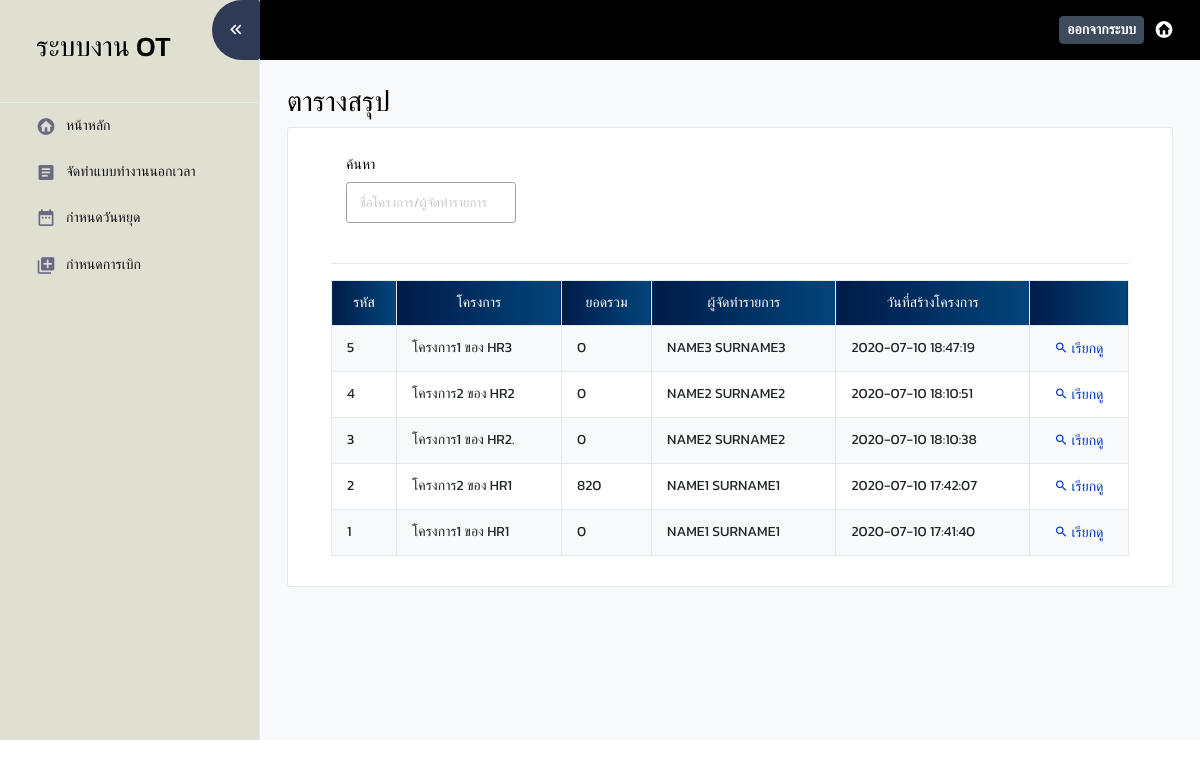
Screenshot of /php/pages/index.php (signed in) with the database file from the repository.
### tables this page shows
CREATE TABLE `ot_project` (
  `OT_ID` int(10) UNSIGNED NOT NULL,
  `OT_NAME` varchar(255) NOT NULL,
  `OT_DESC` longtext NOT NULL,
  `OT_TYPE` varchar(1) NOT NULL,
  `OT_OWNER` varchar(255) NOT NULL,
  `SIGNER` varchar(255) NOT NULL,
  `TOTAL_AMOUNT` int(10) UNSIGNED NOT NULL,
  `OT_STATUS` int(11) NOT NULL,
  `CREATE_BY` varchar(50) NOT NULL,
  `CREATE_DATE` datetime NOT NULL,
  `UPDATE_BY` varchar(50) NOT NULL,
  `UPDATE_DATE` datetime NOT NULL,
  `CREATE_ID` int(11) NOT NULL,
  `CREATE_USER_TEXT` varchar(255) NOT NULL,
  `FACULTY_ID` int(11) NOT NULL
);

### php/pages/index.php (the view, shortened to what this page needs)
<?php
    require_once '../config.php';
?>
<!DOCTYPE html>
<html lang="en">
<head>
    <link rel="stylesheet" href="../../assets/vendors/mdi/css/materialdesignicons.min.css">
    <link rel="stylesheet" href="../../assets/vendors/css/vendor.bundle.base.css">
    <link rel="stylesheet" href="../../assets/css/style.css" />
</head>
<body>
    <div class="container-scroller">
        <nav class="sidebar sidebar-offcanvas" id="sidebar">
            <ul class="nav">
                <li class="nav-item border-bottom">
                    <div class="nav-item-head">
                        <h3 href="#">ระบบงาน OT</h3>
                    </div>
                </li>
                <li class="nav-item">
                    <a class="nav-link" href="index.php">
                        <i class="mdi mdi-home-circle menu-icon"></i>
                        <span class="menu-title">หน้าหลัก</span>
                    </a>
                </li>
                <li class="nav-item">
                    <a class="nav-link" href="ot.php">
                        <i class="mdi mdi-file-document-box menu-icon"></i>
                        <span class="menu-title">จัดทำแบบทำงานนอกเวลา</span>
                    </a>
                </li>
                <li class="nav-item">
                    <a class="nav-link" href="holiday.php">
                        <i class="mdi mdi-calendar-range menu-icon"></i>
                        <span class="menu-title">กำหนดวันหยุด</span>
                    </a>
                </li>
                <li class="nav-item">
                    <a class="nav-link" href="ot_type.php">
                        <i class="mdi mdi-library-plus menu-icon"></i>
                        <span class="menu-title">กำหนดการเบิก</span>
                    </a>
                </li>
            </ul>
        </nav>
        <div class="container-fluid page-body-wrapper">
            <nav class="navbar default-layout-navbar col-lg-12 col-12 p-0 fixed-top d-flex flex-row">
                <div class="navbar-menu-wrapper d-flex align-items-stretch">
                    <button class="navbar-toggler navbar-toggler align-self-center" type="button"
                        data-toggle="minimize">
                        <span class="mdi mdi-chevron-double-left"></span>
                    </button>
                    <ul class="navbar-nav navbar-nav-right">
                        <li class="nav-item nav-logout d-none d-md-block">
                            <a href="index.php?logout='1'" class="btn btn-sm btn-dark">ออกจากระบบ</a>
                        </li>
                        <li class="nav-item nav-logout d-none d-lg-block">
                            <a class="nav-link" href="index.php">
                                <i class="mdi mdi-home-circle"></i>
                            </a>
                        </li>
                    </ul>
                </div>
            </nav>
            <div class="main-panel">
                <div class="content-wrapper">
                    <div class="page-header">
                        <h3 class="page-title">ตารางสรุป</h3>
                    </div>
                    <div class="row">
                        <div class="col-lg-12 grid-margin">
                            <div class="card">
                                <div class="card-body">
                                    <div class="container">
                                        <div class="table-project">
                                            <div class="col-sm-12">
                                                <form method="post">
                                                    <div class="row">
                                                        <div class="col-sm-3">
                                                            <div class="form-group">
                                                                <label>ค้นหา</label>
                                                                <input type="text" name="search" id="search_text"
                                                                    class="form-control form-control-sm border border-secondary"
                                                                    placeholder="ชื่อโครงการ/ผู้จัดทำรายการ">
                                                            </div>
                                                        </div>
                                                    </div>
                                                </form>
                                            </div>
                                        </div>
                                        <hr>
                                        <?php
                                            if(isset($_POST["search"])) {
                                                $search = trim($_POST["search"]);
                                                $sql = "SELECT OT_ID, OT_NAME, TOTAL_AMOUNT, CCREATE_USER_TEXT, CREATE_DATE FROM ot_project
                                                  WHERE OT_NAME LIKE '%".$search."%' OR CREATE_USER_TEXT LIKE '%".$search."%' ORDER BY CREATE_DATE DESC";
                                              } else {
                                                $sql = "SELECT OT_ID, OT_NAME, TOTAL_AMOUNT, CREATE_USER_TEXT, CREATE_DATE FROM ot_project ORDER BY CREATE_DATE DESC";
                                              }
                                            if($result = mysqli_query($conn, $sql)) {
                                                if(mysqli_num_rows($result) > 0) {
                                                    echo "<table class='table table-striped table-bordered' id='table-data'>";
                                                        echo "<thead>";
                                                            echo "<tr class='bg-primary text-white text-center'>";
                                                                echo "<th>รหัส</th>";
                                                                echo "<th>โครงการ</th>";
                                                                echo "<th>ยอดรวม</th>";
                                                                echo "<th>ผู้จัดทำรายการ</th>";
                                                                echo "<th>วันที่สร้างโครงการ</th>";
                                                                echo "<th></th>";
                                                            echo "</tr>";
                                                        echo "</thead>";
                                                        echo "<tbody>";
                                                        while($row = mysqli_fetch_array($result)){
                                                            echo "<tr>";
                                                                echo "<td>" . $row['OT_ID'] . "</td>";
                                                                echo "<td>" . $row['OT_NAME'] . "</td>";
                                                                echo "<td>" . $row['TOTAL_AMOUNT'] . "</td>";
                                                                echo "<td>" . $row['CREATE_USER_TEXT'] . "</td>";
                                                                echo "<td>" . $row['CREATE_DATE'] . "</td>";
                                                                echo " <td align='center'>";
                                                                    echo "<a href='view_summary.php?edit_id=" . $row['OT_ID'] . "' class='text-primary' ><i
                                                                    class='mdi mdi-magnify'></i> เรียกดู</a> ";
                                                                echo "</td>";
                                                            echo "</tr>";
                                                        }
                                                        echo "</tbody>";
                                                    echo "</table>";
                                                } else {
                                                    echo "<p class='lead'><em>No records were found.</em></p>";
                                                }
                                            }
                                        ?>
                                       </div>
                                    </div>
                                </div>
                            </div>
                        </div>
                    </div>
                </div>
            </div>
        </div>
</body>
</html>

### rows the page displays
ot_project: OT_ID "5", OT_NAME "โครงการ1 ของ HR3", TOTAL_AMOUNT "0", CREATE_USER_TEXT "NAME3 SURNAME3", CREATE_DATE "2020-07-10 18:47:19"
ot_project: OT_ID "4", OT_NAME "โครงการ2 ของ HR2", TOTAL_AMOUNT "0", CREATE_USER_TEXT "NAME2 SURNAME2", CREATE_DATE "2020-07-10 18:10:51"
ot_project: OT_ID "3", OT_NAME "โครงการ1 ของ HR2.", TOTAL_AMOUNT "0", CREATE_USER_TEXT "NAME2 SURNAME2", CREATE_DATE "2020-07-10 18:10:38"
ot_project: OT_ID "2", OT_NAME "โครงการ2 ของ HR1", TOTAL_AMOUNT "820", CREATE_USER_TEXT "NAME1 SURNAME1", CREATE_DATE "2020-07-10 17:42:07"
ot_project: OT_ID "1", OT_NAME "โครงการ1 ของ HR1", TOTAL_AMOUNT "0", CREATE_USER_TEXT "NAME1 SURNAME1", CREATE_DATE "2020-07-10 17:41:40"
